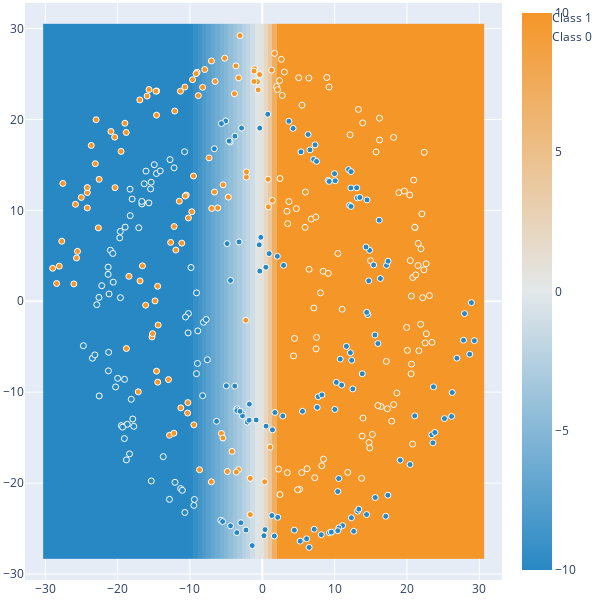

Notebook code cell kept with this figure:
### Code cell
import plotly.graph_objs as go
from plotly.subplots import make_subplots
import numpy as np
fig = go.Figure()

def draw_dots(X,y):
	#X_np, y_np = X.numpy(), y.numpy().flatten()
	X_np, y_np = X, y.flatten()
	m = go.Scatter(x = X_np[y_np == 0, 0], y = X_np[y_np == 0, 1],
			   mode='markers', marker=dict(color=mycolormap_pl[0][1], size=6, line=dict(width=1, color='white')), name='Class 0')
	p = go.Scatter(x = X_np[y_np == 1, 0], y = X_np[y_np == 1, 1], 
			   mode='markers', marker=dict(color=mycolormap_pl[2][1], size=6, line=dict(width=1, color='white')), name='Class 1')
	return m,p
xx,yy,grid = calc_mesh(x_min, y_min, x_max, y_max, resolution = 100)
Z = as_numpy(foo,grid)

fig.add_trace(go.Heatmap(
	z=Z.reshape(xx.shape),
	zmin=-10, zmid=0, zmax=10,
	colorscale = mycolormap_pl,
		#get_colorscale('RdBu')[::-1],
		#[	[0.0, 'blue'],	[0.5, 'white'],	[1.0, 'red'],],
	x=xx[0],
	y=yy[:,0],
	showscale=True))

m,p = draw_dots(X,y)
fig.add_trace(p)
fig.add_trace(m)

fig.update_layout(margin=dict(l=3,r=3,t=3,b=3), width=600, height=600)
fig.show()

### Figure 1 — Plotly figure (JSON) as saved in the notebook; plotly's stock layout.template omitted (floating-point values rounded to 4 significant figures; data arrays with more than 128 entries replaced by an {"elided": "..."} marker saying what was removed)
{"data": [{"colorscale": [[0, "rgb(40,136,196)"], [0.5, "rgb(227,232,234)"], [1, "rgb(245,150,40)"]], "showscale": true, "type": "heatmap", "x": [-29.99, -29.38, -28.77, -28.16, -27.55, -26.94, -26.33, -25.72, -25.11, -24.5, -23.9, -23.29, -22.68, -22.07, -21.46, -20.85, -20.24, -19.63, -19.02, -18.41, -17.8, -17.19, -16.59, -15.98, -15.37, -14.76, -14.15, -13.54, -12.93, -12.32, -11.71, -11.1, -10.49, -9.884, -9.275, -8.666, -8.057, -7.448, -6.838, -6.229, -5.62, -5.011, -4.402, -3.793, -3.183, -2.574, -1.965, -1.356, -0.7467, -0.1375, 0.4717, 1.081, 1.69, 2.299, 2.908, 3.518, 4.127, 4.736, 5.345, 5.954, 6.563, 7.173, 7.782, 8.391, 9.0, 9.609, 10.22, 10.83, 11.44, 12.05, 12.66, 13.26, 13.87, 14.48, 15.09, 15.7, 16.31, 16.92, 17.53, 18.14, 18.75, 19.36, 19.97, 20.57, 21.18, 21.79, 22.4, 23.01, 23.62, 24.23, 24.84, 25.45, 26.06, 26.67, 27.28, 27.88, 28.49, 29.1, 29.71, 30.32], "y": [-28.07, -27.48, -26.9, -26.31, -25.72, -25.13, -24.54, -23.95, -23.36, -22.77, -22.18, -21.6, -21.01, -20.42, -19.83, -19.24, -18.65, -18.06, -17.47, -16.89, -16.3, -15.71, -15.12, -14.53, -13.94, -13.35, -12.76, -12.17, -11.59, -11.0, -10.41, -9.819, -9.23, -8.641, -8.053, -7.464, -6.875, -6.286, -5.697, -5.109, -4.52, -3.931, -3.342, -2.753, -2.164, -1.576, -0.9867, -0.3979, 0.191, 0.7798, 1.369, 1.957, 2.546, 3.135, 3.724, 4.313, 4.902, 5.49, 6.079, 6.668, 7.257, 7.846, 8.435, 9.023, 9.612, 10.2, 10.79, 11.38, 11.97, 12.56, 13.15, 13.73, 14.32, 14.91, 15.5, 16.09, 16.68, 17.27, 17.86, 18.44, 19.03, 19.62, 20.21, 20.8, 21.39, 21.98, 22.57, 23.16, 23.74, 24.33, 24.92, 25.51, 26.1, 26.69, 27.28, 27.87, 28.45, 29.04, 29.63, 30.22], "z": {"elided": "100x100 float values"}, "zmax": 10, "zmid": 0, "zmin": -10}, {"marker": {"color": "rgb(245,150,40)", "line": {"color": "white", "width": 1}, "size": 6}, "mode": "markers", "name": "Class 1", "type": "scatter", "x": {"elided": "200 float values"}, "y": {"elided": "200 float values"}}, {"marker": {"color": "rgb(40,136,196)", "line": {"color": "white", "width": 1}, "size": 6}, "mode": "markers", "name": "Class 0", "type": "scatter", "x": {"elided": "200 float values"}, "y": {"elided": "200 float values"}}], "layout": {"height": 600, "margin": {"b": 3, "l": 3, "r": 3, "t": 3}, "width": 600}}
